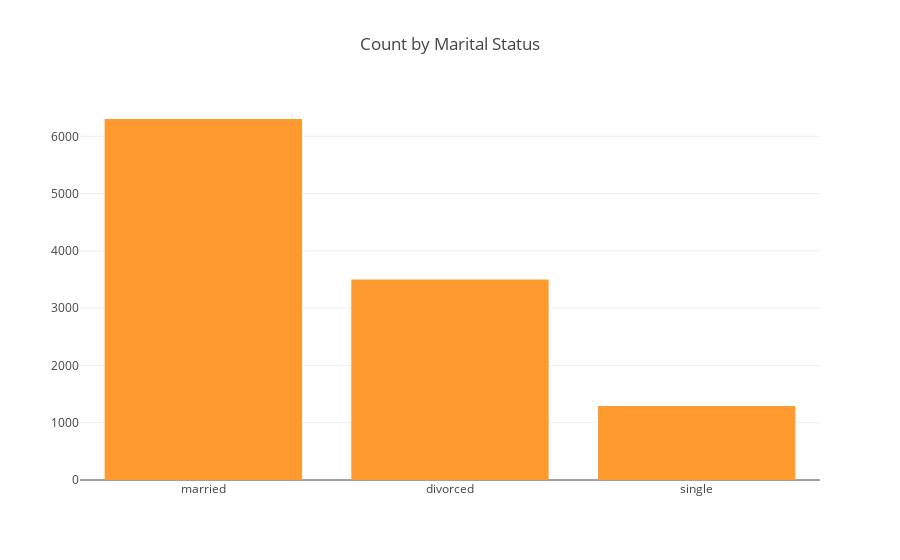

The notebook cell this image was saved under:
### Code cell
vals = df['marital'].value_counts().tolist()
labels = ['married', 'divorced', 'single']

data = [go.Bar(
            x=labels,
            y=vals,
    marker=dict(
    color="#FE9A2E")
    )]

layout = go.Layout(
    title="Count by Marital Status",
)

fig = go.Figure(data=data, layout=layout)



iplot(fig, filename='basic-bar')

### Figure 1 — Plotly figure (JSON) as saved in the notebook; plotly's stock layout.template omitted (floating-point values rounded to 4 significant figures)
{"data": [{"marker": {"color": "#FE9A2E"}, "type": "bar", "uid": "df94b420-0ec4-4a77-8ffd-384fc7967d93", "x": ["married", "divorced", "single"], "y": [6302, 3499, 1291]}], "layout": {"title": {"text": "Count by Marital Status"}}}
